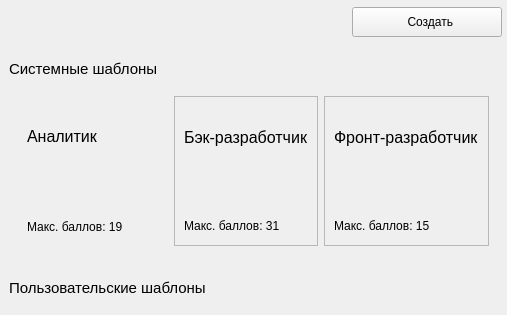
               <widget class="QWidget" name="questionsPage">
                <layout class="QVBoxLayout" name="verticalLayout_13">
                 <property name="spacing">
                  <number>2</number>
                 </property>
                 <property name="leftMargin">
                  <number>0</number>
                 </property>
                 <property name="topMargin">
                  <number>0</number>
                 </property>
                 <property name="rightMargin">
                  <number>0</number>
                 </property>
                 <property name="bottomMargin">
                  <number>0</number>
                 </property>
                 <item alignment="Qt::AlignRight">
                  <widget class="QWidget" name="addWidget" native="true">
                   <property name="minimumSize">
                    <size>
                     <width>160</width>
                     <height>45</height>
                    </size>
                   </property>
                   <property name="maximumSize">
                    <size>
                     <width>160</width>
                     <height>45</height>
                    </size>
                   </property>
                   <layout class="QHBoxLayout" name="horizontalLayout_5">
                    <property name="spacing">
                     <number>5</number>
                    </property>
                    <property name="leftMargin">
                     <number>5</number>
                    </property>
                    <property name="topMargin">
                     <number>5</number>
                    </property>
                    <property name="rightMargin">
                     <number>5</number>
                    </property>
                    <property name="bottomMargin">
                     <number>5</number>
                    </property>
                    <item>
                     <widget class="QPushButton" name="addQuestionaryBtn">
                      <property name="minimumSize">
                       <size>
                        <width>150</width>
                        <height>30</height>
                       </size>
                      </property>
                      <property name="maximumSize">
                       <size>
                        <width>150</width>
                        <height>30</height>
                       </size>
                      </property>
                      <property name="text">
                       <string>  Создать</string>
                      </property>
                      <property name="icon">
                       <iconset resource="../Qss/icons/_icons.qrc">
                        <normaloff>:/font_awesome_regular/icons/font_awesome/regular/square-plus.png</normaloff>:/font_awesome_regular/icons/font_awesome/regular/square-plus.png</iconset>
                      </property>
                      <property name="iconSize">
                       <size>
                        <width>24</width>
                        <height>24</height>
                       </size>
                      </property>
                     </widget>
                    </item>
                   </layout>
                  </widget>
                 </item>
                 <item>
                  <widget class="QWidget" name="systemWidgets" native="true">
                   <property name="minimumSize">
                    <size>
                     <width>0</width>
                     <height>217</height>
                    </size>
                   </property>
                   <property name="sizeIncrement">
                    <size>
                     <width>0</width>
                     <height>217</height>
                    </size>
                   </property>
                   <layout class="QVBoxLayout" name="verticalLayout_20">
                    <item>
                     <widget class="QLabel" name="labelSys">
                      <property name="minimumSize">
                       <size>
                        <width>0</width>
                        <height>25</height>
                       </size>
                      </property>
                      <property name="maximumSize">
                       <size>
                        <width>16777215</width>
                        <height>25</height>
                       </size>
                      </property>
                      <property name="font">
                       <font>
                        <pointsize>11</pointsize>
                       </font>
                      </property>
                      <property name="text">
                       <string>Cистемные шаблоны</string>
                      </property>
                     </widget>
                    </item>
                    <item alignment="Qt::AlignTop">
                     <widget class="QWidget" name="systemTemplates" native="true">
                      <layout class="QHBoxLayout" name="horizontalLayout_12">
                       <item>
                        <widget class="QFrame" name="analystTemplateFrame">
                         <property name="minimumSize">
                          <size>
                           <width>150</width>
                           <height>150</height>
                          </size>
                         </property>
                         <property name="maximumSize">
                          <size>
                           <width>250</width>
                           <height>150</height>
                          </size>
                         </property>
                         <property name="frameShape">
                          <enum>QFrame::NoFrame</enum>
                         </property>
                         <property name="frameShadow">
                          <enum>QFrame::Raised</enum>
                         </property>
                         <layout class="QVBoxLayout" name="verticalLayout_22">
                          <item alignment="Qt::AlignVCenter">
                           <widget class="QLabel" name="label1">
                            <property name="minimumSize">
                             <size>
                              <width>0</width>
                              <height>0</height>
                             </size>
                            </property>
                            <property name="maximumSize">
                             <size>
                              <width>16777215</width>
                              <height>16777215</height>
                             </size>
                            </property>
                            <property name="font">
                             <font>
                              <pointsize>12</pointsize>
                             </font>
                            </property>
                            <property name="text">
                             <string>Аналитик</string>
                            </property>
                            <property name="wordWrap">
                             <bool>true</bool>
                            </property>
                           </widget>
                          </item>
                          <item alignment="Qt::AlignBottom">
                           <widget class="QLabel" name="label3">
                            <property name="minimumSize">
                             <size>
                              <width>0</width>
                              <height>20</height>
                             </size>
                            </property>
                            <property name="maximumSize">
                             <size>
                              <width>16777215</width>
                              <height>20</height>
                             </size>
                            </property>
                            <property name="text">
                             <string>Макс. баллов: 19</string>
                            </property>
                           </widget>
                          </item>
                         </layout>
                        </widget>
                       </item>
                       <item>
                        <widget class="QFrame" name="backTemplateFrame">
                         <property name="minimumSize">
                          <size>
                           <width>0</width>
                           <height>150</height>
                          </size>
                         </property>
                         <property name="maximumSize">
                          <size>
                           <width>250</width>
                           <height>150</height>
                          </size>
                         </property>
                         <property name="frameShape">
                          <enum>QFrame::StyledPanel</enum>
                         </property>
                         <property name="frameShadow">
                          <enum>QFrame::Raised</enum>
                         </property>
                         <layout class="QVBoxLayout" name="verticalLayout_23">
                          <item>
                           <widget class="QLabel" name="label2">
                            <property name="minimumSize">
                             <size>
                              <width>0</width>
                              <height>0</height>
                             </size>
                            </property>
                            <property name="font">
                             <font>
                              <pointsize>12</pointsize>
                             </font>
                            </property>
                            <property name="text">
                             <string>Бэк-разработчик</string>
                            </property>
                            <property name="wordWrap">
                             <bool>true</bool>
                            </property>
                           </widget>
                          </item>
                          <item alignment="Qt::AlignBottom">
                           <widget class="QLabel" name="label4">
                            <property name="minimumSize">
                             <size>
                              <width>0</width>
                              <height>20</height>
                             </size>
                            </property>
                            <property name="maximumSize">
                             <size>
                              <width>16777215</width>
                              <height>20</height>
                             </size>
                            </property>
                            <property name="text">
                             <string>Макс. баллов: 31</string>
                            </property>
                            <property name="textInteractionFlags">
                             <set>Qt::NoTextInteraction</set>
                            </property>
                           </widget>
                          </item>
                         </layout>
                        </widget>
                       </item>
                       <item>
                        <widget class="QFrame" name="frontTemplateFrame">
                         <property name="minimumSize">
                          <size>
                           <width>0</width>
                           <height>150</height>
                          </size>
                         </property>
                         <property name="maximumSize">
                          <size>
                           <width>250</width>
                           <height>150</height>
                          </size>
                         </property>
                         <property name="frameShape">
                          <enum>QFrame::StyledPanel</enum>
                         </property>
                         <property name="frameShadow">
                          <enum>QFrame::Raised</enum>
                         </property>
                         <layout class="QVBoxLayout" name="verticalLayout_24">
                          <item>
                           <widget class="QLabel" name="label_7">
                            <property name="minimumSize">
                             <size>
                              <width>0</width>
                              <height>0</height>
                             </size>
                            </property>
                            <property name="font">
                             <font>
                              <pointsize>12</pointsize>
                             </font>
                            </property>
                            <property name="text">
                             <string>Фронт-разработчик</string>
                            </property>
                            <property name="wordWrap">
                             <bool>true</bool>
                            </property>
                           </widget>
                          </item>
                          <item alignment="Qt::AlignBottom">
                           <widget class="QLabel" name="label_8">
                            <property name="minimumSize">
                             <size>
                              <width>0</width>
                              <height>20</height>
                             </size>
                            </property>
                            <property name="maximumSize">
                             <size>
                              <width>16777215</width>
                              <height>20</height>
                             </size>
                            </property>
                            <property name="text">
                             <string>Макс. баллов: 15</string>
                            </property>
                           </widget>
                          </item>
                         </layout>
                        </widget>
                       </item>
                      </layout>
                     </widget>
                    </item>
                   </layout>
                  </widget>
                 </item>
                 <item alignment="Qt::AlignTop">
                  <widget class="QWidget" name="usersWidgets" native="true">
                   <layout class="QVBoxLayout" name="verticalLayout_21">
                    <item>
                     <widget class="QLabel" name="labelUser">
                      <property name="minimumSize">
                       <size>
                        <width>220</width>
                        <height>25</height>
                       </size>
                      </property>
                      <property name="maximumSize">
                       <size>
                        <width>220</width>
                        <height>25</height>
                       </size>
                      </property>
                      <property name="font">
                       <font>
                        <pointsize>11</pointsize>
                       </font>
                      </property>
                      <property name="toolTip">
                       <string>Не более 3</string>
                      </property>
                      <property name="text">
                       <string>Пользовательские шаблоны</string>
                      </property>
                     </widget>
                    </item>
                    <item alignment="Qt::AlignTop">
                     <widget class="QWidget" name="usersTemplates" native="true">
                      <layout class="QHBoxLayout" name="horizontalLayout_13">
                       <property name="spacing">
                        <number>0</number>
                       </property>
                       <property name="leftMargin">
                        <number>0</number>
                       </property>
                       <property name="topMargin">
                        <number>0</number>
                       </property>
                       <property name="rightMargin">
                        <number>0</number>
                       </property>
                       <property name="bottomMargin">
                        <number>0</number>
                       </property>
                      </layout>
                     </widget>
                    </item>
                   </layout>
                  </widget>
                 </item>
                </layout>
               </widget>
